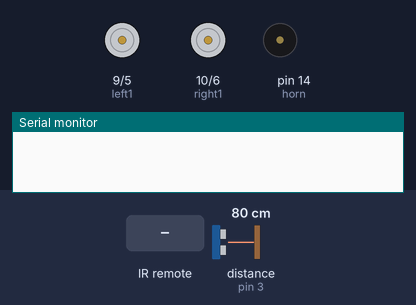
The sketch below on a simulated Arduino Uno, built with avr-gcc and run on an emulated ATmega328P. Shown: motor-driver pin pairs drawn as motors (green arrow = first pin HIGH = forward, orange = second pin HIGH = backward, longer = more drive), buzzer (waves = sounding), the last lines printed to the serial monitor. Wiring (inferred from the names in the program): ultrasonic range finder: trigger pin 4; echo pin 3. The test bench sets the inputs (shaded band); at power-on: distance to the obstacle (sensor on pin 3) 80 cm. The echo pulse lasts 58.3 µs per cm.

Above: at 1.2 s.
1.3 s: infrared code 0xFFE01F received
At 1.57 s:
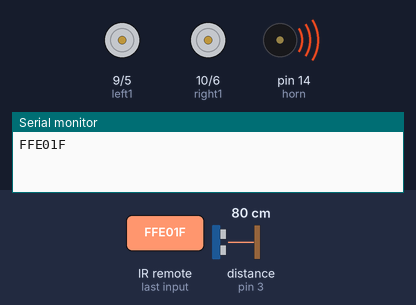
3.2 s: distance to the obstacle (sensor on pin 3) set to 9 cm
4.7 s: distance to the obstacle (sensor on pin 3) set to 6 cm
At 7.6 s:
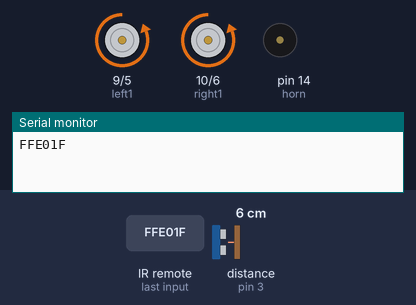
7.7 s: distance to the obstacle (sensor on pin 3) set to 18 cm
At 8.8 s:
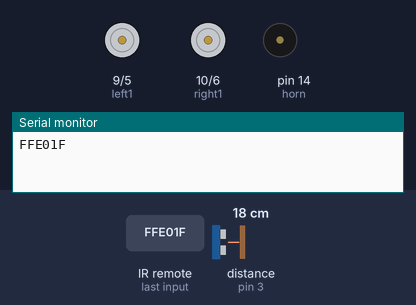
9.4 s: infrared code 0xFFC03F received
At 9.57 s:
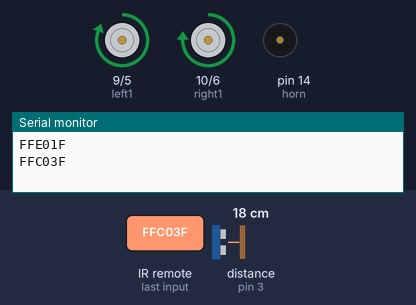
11.2 s: infrared code 0xFF40BF received
At 11.33 s:
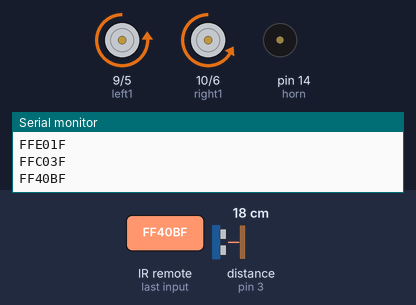
Timing chart, 0 to 13.9 s (numbered marks = the images above; inputs shaded):
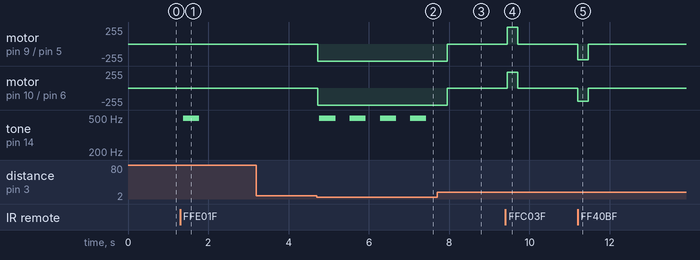

The sketch:

car.ino
```cpp
#include <avr/wdt.h>
#include <IRremote.h>

int RECV_PIN = 8;

IRrecv irrecv(RECV_PIN);

decode_results results;

const int left1 = 9, left2 = 5, right1 = 10, right2 = 6;
const unsigned long goForward = 0xFFC03F
, goBack = 0xFF40BF
, turnLeft = 0xFF708F
, turnRight = 0xFF58A7
, turnOnHorn = 0xFFE01F;

const unsigned long goBackFullSpeed = 0xFFAAAA;  // just a magic number

const int trig = 4, echo = 3;
const int horn = 14;

inline double getDistance()
{
  digitalWrite(trig, LOW);
  delayMicroseconds(2);
  digitalWrite(trig, HIGH);
  delayMicroseconds(10);
  digitalWrite(trig, LOW);
  return pulseIn(echo, HIGH, 5000UL) / 58.8;
}

void beeBee()
{
  unsigned int i;
  for(i=0; i<200; i++)
  {
    digitalWrite(horn, HIGH);
    delay(1);
    digitalWrite(horn, LOW);
    delay(1);
  }
  delay(300);
}

void setup()
{
  wdt_enable(WDTO_2S);
  wdt_reset();
  Serial.begin(9600);
  irrecv.enableIRIn(); // Start the receiver
  pinMode(left1, OUTPUT);
  pinMode(left2, OUTPUT);
  pinMode(right1, OUTPUT);
  pinMode(right2, OUTPUT);
  pinMode(echo, INPUT);
  pinMode(trig, OUTPUT);
  pinMode(horn, OUTPUT);
}

void loop()
{
  wdt_reset();
  unsigned long irCode = 0;
  static unsigned long lastCode;
  static unsigned char errorCount;
  double cm;
  unsigned char flagHorn = 0;
  unsigned char spd;

  if (irrecv.decode(&results))
  {
    irCode = results.value;
    Serial.println(irCode, HEX);
    irrecv.resume(); // Receive the next value
  }

  if(irCode == 0xffffffff)
  {
    irCode = lastCode;
    spd = 255;
  }
  else
  {
    spd = 150;
  }

  cm = getDistance();
  if(cm > 0.0 && cm < 7.0)
  {
    irCode = goBackFullSpeed;
    flagHorn = 1;
  }

  switch(irCode)
  {
  case goForward:
    digitalWrite(left1, HIGH);  // full speed
    digitalWrite(left2, LOW);
    analogWrite(right1, 235);  // this must be modified depending on your situation
    digitalWrite(right2, LOW);
    errorCount = 0;
    lastCode = irCode;
    break;
  case goBack:
    digitalWrite(left1, LOW);
    analogWrite(left2, 235);  // this must be modified depending on your situation
    digitalWrite(right1, LOW);
    analogWrite(right2, 200);  // this must be modified depending on your situation
    errorCount = 0;
    lastCode = irCode;
    break;
  case turnLeft:
    digitalWrite(left1, LOW);
    digitalWrite(left2, LOW);
    analogWrite(right1, spd);
    digitalWrite(right2, LOW);
    errorCount = 0;
    lastCode = irCode;
    break;
  case turnRight:
    analogWrite(left1, spd);
    digitalWrite(left2, LOW);
    digitalWrite(right1, LOW);
    digitalWrite(right2, LOW);
    errorCount = 0;
    lastCode = irCode;
    break;
  case turnOnHorn:
    flagHorn = 1;
    errorCount = 0;
    lastCode = irCode;
    break;
  case goBackFullSpeed:
    digitalWrite(left1, LOW);
    digitalWrite(left2, HIGH);
    digitalWrite(right1, LOW);
    digitalWrite(right2, HIGH);
    errorCount = 0;
    lastCode = irCode;
    break;
  default:
    errorCount++;
    if(errorCount < 5)
    {
      break;
    }
    errorCount = 0;
    lastCode = 0;
    digitalWrite(left1, LOW);
    digitalWrite(left2, LOW);
    digitalWrite(right1, LOW);
    digitalWrite(right2, LOW);
    break;
  }

  if(flagHorn)
  {
    beeBee();
  }

  delay(50);
}
```

Measured:
- the behaviour switches between 8 and 7 cm on distance to the obstacle (sensor on pin 3) (found by bisection; images 1 and 2)
- after the input at 1.3 s, tone on pin 14 (horn): silent → 496 Hz after 0.07 s, → silent 0.40 s later
- after the input at 3.2 s, every drawn part: stays the same
- after the input at 4.7 s, motor on pin 9 (left1) / pin 5 (left2), motor on pin 10 (right1) / pin 6 (right2): stopped → backward 255/255 at once; tone on pin 14 (horn): alternates 496 Hz for 0.40 s and silent for 0.35 s, starting after 0.07 s
- after the input at 7.7 s, motor on pin 9 (left1) / pin 5 (left2), motor on pin 10 (right1) / pin 6 (right2): backward 255/255 → stopped after 0.25 s; tone on pin 14 (horn): stops changing and stays silent
- after the input at 9.4 s, motor on pin 9 (left1) / pin 5 (left2): stopped → forward 255/255 after 0.05 s, → stopped 0.26 s later; motor on pin 10 (right1) / pin 6 (right2): stopped → forward 235/255 after 0.05 s, → stopped 0.26 s later
- after the input at 11.2 s, motor on pin 9 (left1) / pin 5 (left2): stopped → backward 235/255 at once, → stopped 0.26 s later; motor on pin 10 (right1) / pin 6 (right2): stopped → backward 200/255 at once, → stopped 0.26 s later
